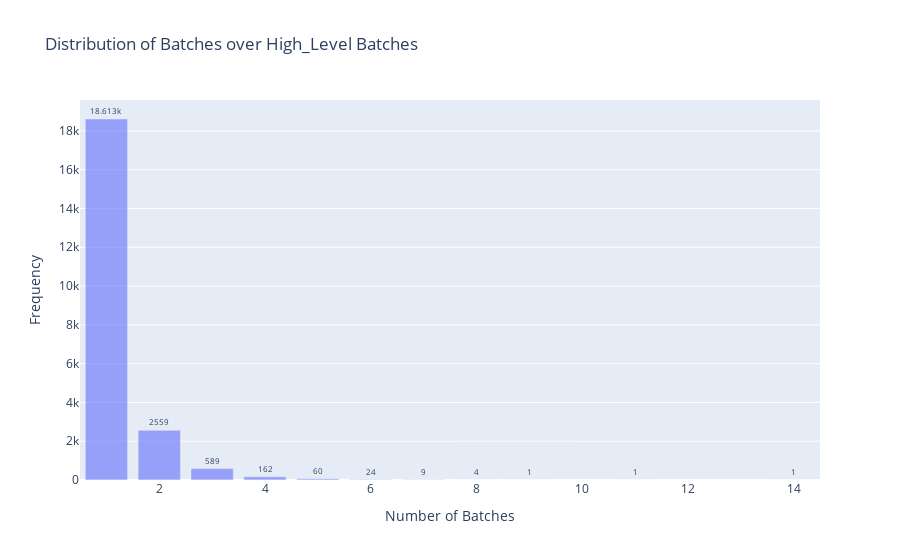

The cell this chart's notebook holds for it:
### Markdown cell above
##### Average, MIN and MAX Amount of Kits in a Batch

### Code cell
cypher_batches_in_high_distribution = """
    MATCH (n:HighLevelBatch)
    WITH size(n.corr_batch_numbers) AS number_batches
    RETURN number_batches, count(number_batches) AS frequency 
"""
def batch_in_high_distribution(uri, username, password, cypher_batches_in_high_distribution):
    driver = GraphDatabase.driver(uri, auth=(username, password))
    with driver.session() as session:
        result = session.run(cypher_batches_in_high_distribution)
        data = result.data()
        return data
    
results_batches_in_high_distribution = batch_in_high_distribution(uri, username, password, cypher_batches_in_high_distribution)

number_batches = [record['number_batches'] for record in results_batches_in_high_distribution]
frequency = [record['frequency'] for record in results_batches_in_high_distribution]

df = pd.DataFrame({
    'Number of Batches': number_batches,
    'Frequency': frequency
})

fig = px.bar(df, x='Number of Batches', y='Frequency', title='Distribution of Batches over High_Level Batches',
                 labels={'Number of Batches': 'Number of Batches', 'Frequency': 'Frequency'}, 
                 opacity=0.6)
fig.update_traces(texttemplate='%{y}', textposition='outside', textfont_size=8)

fig.show()

### Figure 1 — Plotly figure (JSON) as saved in the notebook; plotly's stock layout.template omitted (floating-point values rounded to 4 significant figures)
{"data": [{"alignmentgroup": "True", "hovertemplate": "Number of Batches=%{x}<br>Frequency=%{y}<extra></extra>", "legendgroup": "", "marker": {"color": "#636efa", "opacity": 0.6, "pattern": {"shape": ""}}, "name": "", "offsetgroup": "", "orientation": "v", "showlegend": false, "textfont": {"size": 8}, "textposition": "outside", "texttemplate": "%{y}", "type": "bar", "x": [1, 2, 5, 4, 3, 6, 7, 14, 8, 9, 11], "xaxis": "x", "y": [18613, 2559, 60, 162, 589, 24, 9, 1, 4, 1, 1], "yaxis": "y"}], "layout": {"barmode": "relative", "legend": {"tracegroupgap": 0}, "title": {"text": "Distribution of Batches over High_Level Batches"}, "xaxis": {"anchor": "y", "domain": [0, 1], "title": {"text": "Number of Batches"}}, "yaxis": {"anchor": "x", "domain": [0, 1], "title": {"text": "Frequency"}}}}
